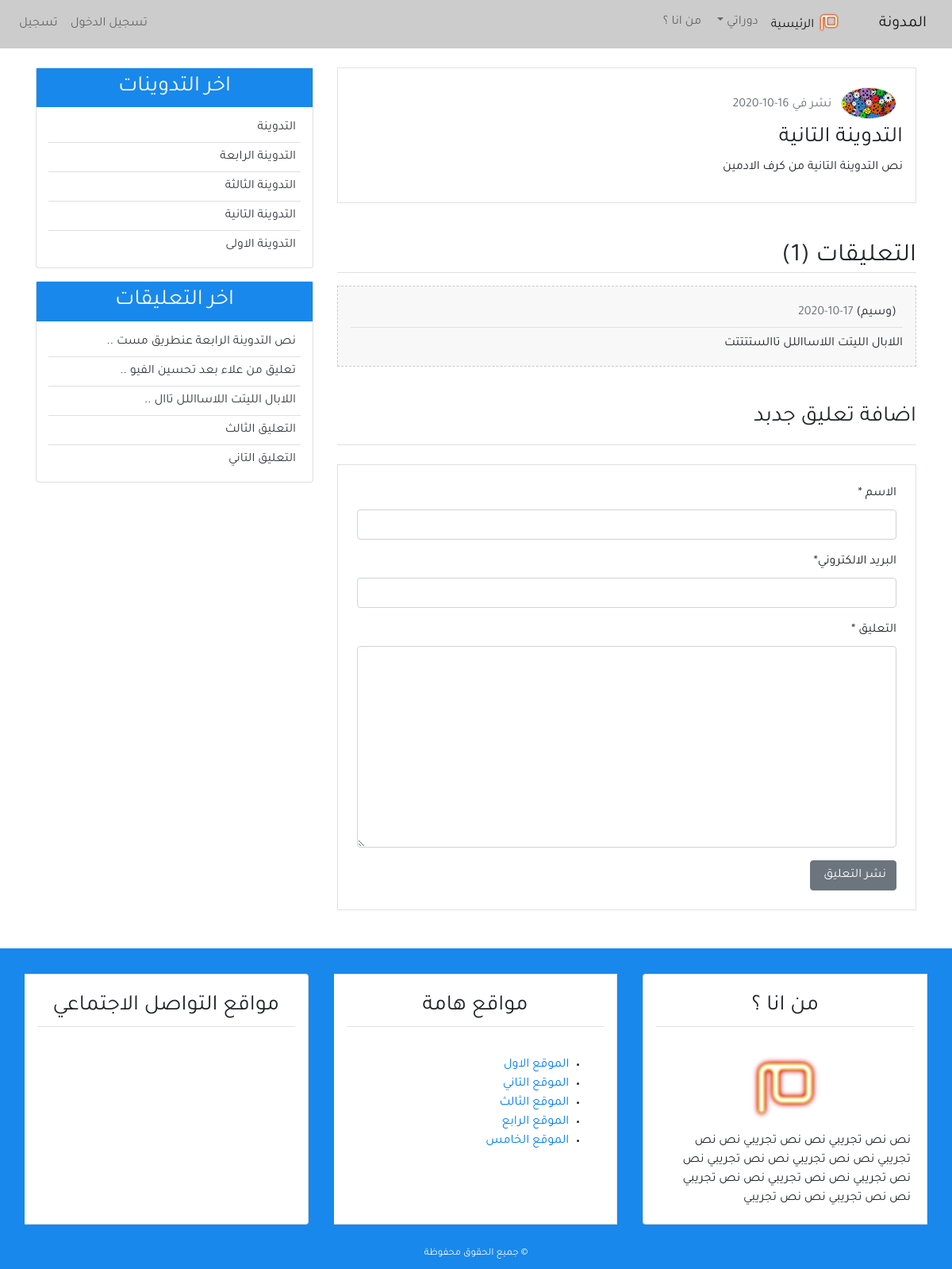
The page /detail/2/ on the database its author committed.
### blog/models.py (models this page shows, shortened)
class Post(models.Model):
    title = models.CharField(max_length=100, blank=True, null=True)
    content = models.TextField()
    post_date = models.DateTimeField(default=timezone.now )
    post_update = models.DateTimeField(auto_now = True)
    author = models.ForeignKey(User, on_delete=models.CASCADE)
    def __str__(self):
        return self.title
    class Meta :
        ordering = ('-post_date',)

class Comment(models.Model):
    name = models.CharField(max_length=50, verbose_name ='الاسم ' )
    email = models.EmailField(verbose_name ='البريد الالكتروني')
    body = models.TextField(verbose_name =' التعليق ')
    comment_date = models.DateTimeField(auto_now_add=True)
    active = models.BooleanField(default=False)
    post = models.ForeignKey(Post, related_name='comments', on_delete=models.CASCADE)
    class Meta :
        ordering = ('-comment_date',)

### user/models.py (models this page shows, shortened)
class Profile(models.Model):
    image = models.ImageField(default='default.jpg', upload_to='profile_pics')
    user = models.OneToOneField(User, on_delete=models.CASCADE)

### blog/views.py (the view)
# urls.py: path('detail/<int:post_id>/', views.post_detail, name='detail'),
def post_detail(request,post_id) :
    post = get_object_or_404(Post,pk=post_id)
    comments = post.comments.filter(active=True)
    if request.method == 'POST' :
        comment_form = NewComment(data = request.POST)
        if comment_form.is_valid() :
            new_comment = comment_form.save(commit=False)
            new_comment.post = post
            new_comment.save()
            comment_form = NewComment()
    else :
        comment_form = NewComment()
    context ={
        'title':post,
        'post' : post,
        'comments':comments,
        'comment_form' :comment_form,
    }
    return render(request,'blog/detail.html', context)

### blog/forms.py
class NewComment(forms.ModelForm) :
    class Meta:
        model = Comment
        fields = ('name','email','body')

### blog/templatetags/post_tag.py (called while the page is built)
@register.inclusion_tag('blog/latest_posts.html')  #decorator
def latest_posts() : #simple python function
    context ={
        'l_posts' :Post.objects.all()[0:5]
    }
    return context

@register.inclusion_tag('blog/latest_comments.html')  #decorator
def latest_comments() : #simple python function
    context ={
        'l_comments' : Comment.objects.filter(active = True)[:5],
    }
    return context

### blog/templates/blog/detail.html (shortened to what this page needs)
{% extends 'blog/base.html' %}
{% block content %}
{% load crispy_forms_tags %}
      <div class="border p-3 mb-3">
<img class="img-fluid rounded-circle border m-2" width="70px" src="{{post.author.profile.image.url}}" alt="صورة الناشر ">
<span class="text-secondary">  نشر في  {{post.post_date|date:'d-m-Y'}}</span>
            <h3>  {{post.title}} </h3>
            <p>{{post.content}}</p>
        </div>
<h2 class="border-bottom mt-5 mb-3"> التعليقات ({{comments.count}}) </h2>
        {% for comment in comments  %}
        <ul class="p-3 comment">
            <h6 class="border-bottom p-2">  ({{comment.name}})
         <span class="text-secondary"> {{comment.comment_date | date:'d-m-Y'}} </span>
            </h6>
             {{comment.body}}
        </ul>
 {% empty  %}
            <h6 class="text-center p-4 comment">   لايوجد تعليقات </h6>
            {% endfor %}
            <h3 class="border-bottom pb-3 mb-3 mt-5"> اضافة تعليق جدبد  </h3>
            <div class="border p-4 mb-5 mt-4 ">
            <form method="POST">
              {{comment_form | crispy}}
              <input class="btn btn-secondary" type="submit" value="نشر التعليق ">
            </form>
        </div>
{% endblock content %}

### blog/templates/blog/latest_posts.html
<ul class="list-group-flush latest-post">
    {% for post  in l_posts  %}
      <li class="list-group-item latest-post-item" >
           <a class="text-dark" href="{% url 'detail' post.pk  %}"> {{post.title}} </a>
      </li>
    {% endfor %}
</ul>

### blog/templates/blog/latest_comments.html
<ul class="list-group-flush latest-comment">
    {% for comment  in l_comments  %}
      <li class="list-group-item latest-comment-item" >
           <a class="text-dark" href="{% url 'detail' comment.post.pk  %}">
            {% if comment.body|length > 25 %}
            {{comment.body|slice:'30'}} ..
            {% else %}
            {{comment.body}}
            {% endif %}
          </a>
      </li>
      {% empty %}
      <li class="list-group-item latest-comment-item" >  لا يوجد تعليقات </li>
    {% endfor %}
</ul>

### blog/static/blog/css/main.css (style rules this page uses)
html,body { direction: rtl; text-align: right; }
body { font-family: 'Tajawal' , sans-serif; }
.latest-post, .latest-comment { padding: 0 15px; }
.latest-post .latest-post-item, .latest-comment .latest-comment-item { padding: 6px; }
.latest-post li:first-child, .latest-comment li:first-child { border-top: 0; }
.latest-post li:last-child, .latest-comment li:last-child { border-bottom: 0; padding-bottom: 0; }
.comment { background-color: #f8f8f8; border: 1px dashed #CCC; }

### rows shown on the page
Post: author.profile.image (picture), post_date "16-10-2020", title "التدوينة التانية", content "نص التدوينة التانية من كرف الادمين"
Comment: name "وسيم", comment_date "17-10-2020", body "اللابال الليتت اللاسااللل تاالستتتتت", body "اللابال الليتت اللاسااللل تاال"
Post: title "التدوينة"
Post: title "التدوينة الرابعة"
Post: title "التدوينة الثالثة"
Post: title "التدوينة الاولى"
Comment: body "نص التدوينة الرابعة عنطريق مست"
Comment: body "تعليق من علاء بعد تحسين الفيو"
Comment: body "التعليق الثالث"
Comment: body "التعليق التاني"

### other values the page prints
{{ comments.count }} "1"
